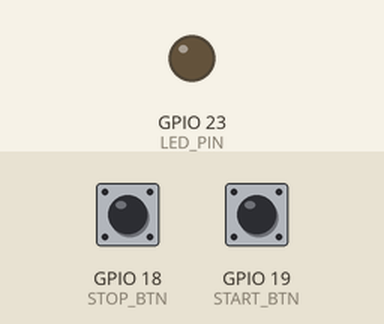
A sketch run on a simulated ESP32. Shown: output pins drawn as LEDs (lit = HIGH). Dashed ring = blinking. The inputs (shaded band) are chosen by the test bench; at power-on: GPIO 19 (START_BTN) HIGH, GPIO 18 (STOP_BTN) HIGH.

Above: at 1.2 s.
1.3 s: GPIO 19 (START_BTN) pulled LOW for 0.15 s
At 1.7 s:
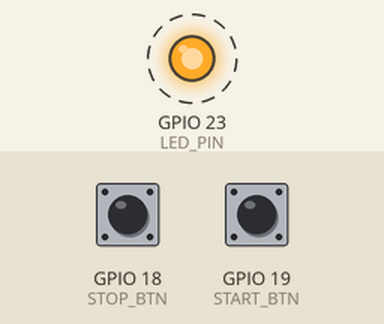
4.4 s: GPIO 18 (STOP_BTN) pulled LOW for 0.15 s
At 5.2 s:
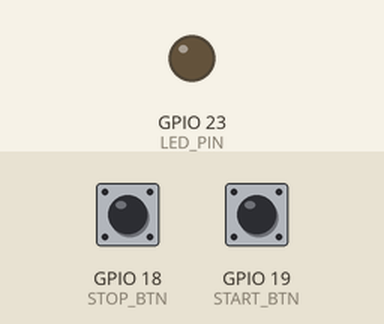
6.3 s: GPIO 19 (START_BTN) pulled LOW for 1 s
At 10.2 s:
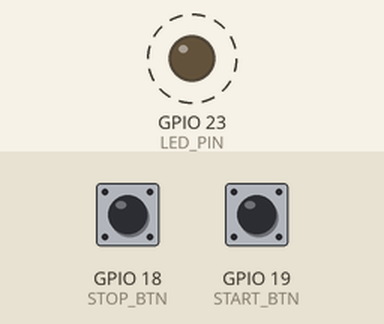
10.3 s: GPIO 18 (STOP_BTN) pulled LOW for 1 s
At 11.4 s:
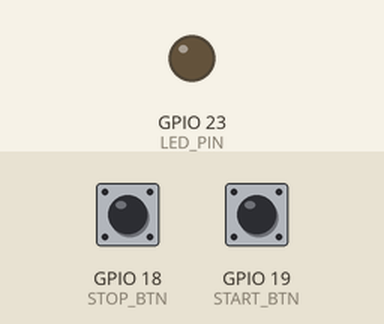
Timing chart, 0 to 13.3 s (numbered marks = the images above; inputs shaded):
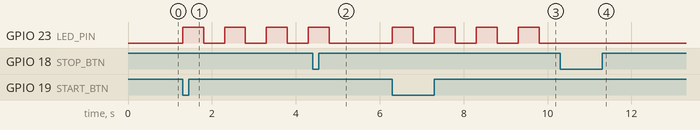

Measured:
- after the input at 1.3 s, GPIO 23 (LED_PIN): alternates HIGH for 0.50 s and LOW for 0.50 s, starting at once
- after the input at 4.4 s, GPIO 23 (LED_PIN): goes on until 4.8 s, then stays LOW
- after the input at 6.3 s, GPIO 23 (LED_PIN): alternates HIGH for 0.50 s and LOW for 0.50 s, starting at once
- after the input at 10.3 s, GPIO 23 (LED_PIN): stops changing and stays LOW

The sketch:

Practice_Exam.ino
```cpp
#include <Arduino.h>

// DEFINE LED
#define LED_PIN 23

// DEFINE BUTTONS
#define START_BTN 19
#define STOP_BTN 18

// FREERTOS SETTINGS
#define DISPLAY_LED_PERIOD_MS 500
#define DEBOUNCE_MS 40

// GLOBAL VARIABLES
volatile bool running = false;
volatile bool buttonLocked[2] = {false, false};

uint32_t releaseStart[2] = {0, 0};
const int buttonPins[2] = {START_BTN, STOP_BTN};

// Protect shared running variable
portMUX_TYPE stopwatchMux = portMUX_INITIALIZER_UNLOCKED;

// START INTERRUPT
void ARDUINO_ISR_ATTR startISR() {
  if (buttonLocked[0]) return;
  buttonLocked[0] = true;

  portENTER_CRITICAL_ISR(&stopwatchMux);
  running = true;
  portEXIT_CRITICAL_ISR(&stopwatchMux);
}

// STOP INTERRUPT
void ARDUINO_ISR_ATTR stopISR() {
  if (buttonLocked[1]) return;
  buttonLocked[1] = true;

  portENTER_CRITICAL_ISR(&stopwatchMux);
  running = false;
  portEXIT_CRITICAL_ISR(&stopwatchMux);
}

// BUTTON DEBOUNCE TASK
void Debounce(void *parameter) {
  while (true) {
    uint32_t now = millis();

    for (int i = 0; i < 2; i++) {
      if (!buttonLocked[i]) {
        releaseStart[i] = 0;
        continue;
      }

      if (digitalRead(buttonPins[i]) == HIGH) {
        if (releaseStart[i] == 0) {
          releaseStart[i] = now;
        }

        if (now - releaseStart[i] >= DEBOUNCE_MS) {
          buttonLocked[i] = false;
          releaseStart[i] = 0;
        }
      } else {
        releaseStart[i] = 0;
      }
    }

    vTaskDelay(pdMS_TO_TICKS(5));
  }
}

// LED BLINKING TASK
void toggleLED(void *parameter) {
  while (true) {
    bool shouldRun;

    portENTER_CRITICAL(&stopwatchMux);
    shouldRun = running;
    portEXIT_CRITICAL(&stopwatchMux);

    if (shouldRun) {
      digitalWrite(LED_PIN, HIGH);
      vTaskDelay(pdMS_TO_TICKS(DISPLAY_LED_PERIOD_MS));

      portENTER_CRITICAL(&stopwatchMux);
      shouldRun = running;
      portEXIT_CRITICAL(&stopwatchMux);

      if (shouldRun) {
        digitalWrite(LED_PIN, LOW);
        vTaskDelay(pdMS_TO_TICKS(DISPLAY_LED_PERIOD_MS));
      } else {
        digitalWrite(LED_PIN, LOW);
      }
    } else {
      digitalWrite(LED_PIN, LOW);
      vTaskDelay(pdMS_TO_TICKS(10));
    }
  }
}

// SETUP
void setup() {
  Serial.begin(115200);

  pinMode(LED_PIN, OUTPUT);
  digitalWrite(LED_PIN, LOW);

  for (int i = 0; i < 2; i++) {
    pinMode(buttonPins[i], INPUT_PULLUP);
  }

  attachInterrupt(
    digitalPinToInterrupt(START_BTN),
    startISR,
    FALLING
  );

  attachInterrupt(
    digitalPinToInterrupt(STOP_BTN),
    stopISR,
    FALLING
  );

  xTaskCreate(
    toggleLED,
    "LED Task",
    2048,
    NULL,
    2,
    NULL
  );

  xTaskCreate(
    Debounce,
    "Debounce Task",
    2048,
    NULL,
    1,
    NULL
  );
}

// MAIN LOOP
void loop() {
  vTaskDelay(pdMS_TO_TICKS(1000));
}
```

LAB3counter.cpp
```cpp
#include <iostream>
#include <thread>
#include <chrono>

using namespace std;

int numbers[] = {0,1,2,3,4,5,6,7,8,9};
int counter = 0;

int main()
{
    while(1)
    {
        for(int i = 0; i < 10; i++)
        {
            if(numbers[i] >= 0)
            {
                counter++;
                cout << counter << endl;
                this_thread::sleep_for(chrono:: seconds(1));
            }
            else
            {
                this_thread::sleep_for(chrono::seconds(1));
                counter = 0;
            }
        }
    }
}
```
